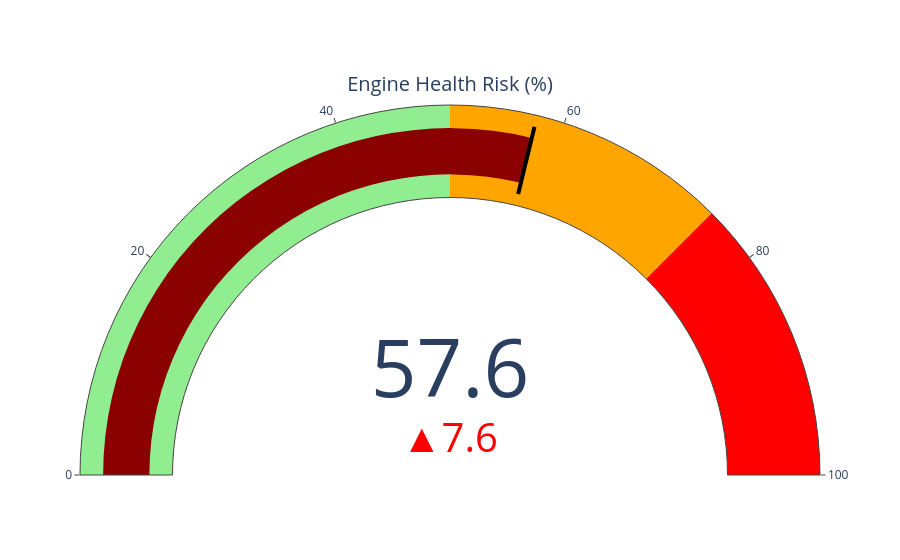

Write notebook code for a chart like this one.
### Code cell
import numpy as np
import pandas as pd
import tensorflow as tf
import seaborn as sns
import matplotlib.pyplot as plt
from collections import Counter

from tensorflow.keras.layers import Conv1D, LSTM, Dense, Dropout, Flatten, BatchNormalization, Input, Concatenate
from tensorflow.keras.models import Model
from tensorflow.keras.regularizers import l2
from tensorflow.keras.optimizers import Adam
from tensorflow.keras.callbacks import EarlyStopping
from sklearn.model_selection import train_test_split
from sklearn.preprocessing import StandardScaler
from sklearn.metrics import accuracy_score, classification_report, confusion_matrix, roc_curve, auc
from imblearn.over_sampling import SMOTE
from sklearn.ensemble import RandomForestClassifier

# Load the dataset
file_path ='/Users/saqlaintayab/Downloads/engine_data.csv'
df = pd.read_csv(file_path)

# Column-wise Analysis with Different Charts
sns.set(style="whitegrid")
plt.rcParams["figure.figsize"] = (10, 6)

def plot_column_analysis(df):
    for column in df.columns:
        plt.figure()
        if column == "Engine rpm":
            sns.lineplot(data=df[column], color='purple')
            plt.title(f'Line Plot of {column}')
        elif column == "Lub oil pressure":
            sns.boxplot(x=df[column], color='orange')
            plt.title(f'Box Plot of {column}')
        elif column == "Fuel pressure":
            sns.histplot(df[column], kde=True, color='skyblue', bins=30)
            plt.title(f'Histogram of {column}')
        elif column == "Coolant pressure":
            sns.violinplot(x=df[column], color='lightgreen')
            plt.title(f'Violin Plot of {column}')
        elif column == "lub oil temp":
            sns.stripplot(x=df[column], color='brown')
            plt.title(f'Strip Plot of {column}')
        elif column == "Coolant temp":
            sns.scatterplot(x=range(len(df[column])), y=df[column], color='red')
            plt.title(f'Scatter Plot of {column}')
        elif column == "Engine Condition":
            df[column].value_counts().plot.pie(autopct='%1.1f%%', startangle=90, colors=sns.color_palette('pastel'))
            plt.ylabel('')
            plt.title(f'Pie Chart of {column}')
        plt.tight_layout()
        plt.show()

plot_column_analysis(df)

# Define features and labels
X = df.drop(columns=["Engine rpm", "Engine Condition"]).values  # Drop non-sensor data
y = df["Engine Condition"].values  # Target variable

# Normalize the data
scaler = StandardScaler()
X_scaled = scaler.fit_transform(X)

# Handle class imbalance using SMOTE
print("Original class distribution:", Counter(y))
smote = SMOTE(random_state=42)
X_resampled, y_resampled = smote.fit_resample(X_scaled, y)
print("After SMOTE:", Counter(y_resampled))

# Split into train and test sets
X_train, X_test, y_train, y_test = train_test_split(
    X_resampled, y_resampled, test_size=0.2, random_state=42, stratify=y_resampled
)

# Reshape data for input
X_train_reshaped = np.expand_dims(X_train, axis=-1)
X_test_reshaped = np.expand_dims(X_test, axis=-1)

# Define Model Architectures
def build_cnn(input_shape):
    inputs = Input(shape=input_shape)
    x = Conv1D(64, kernel_size=3, activation='relu')(inputs)
    x = BatchNormalization()(x)
    x = Conv1D(128, kernel_size=3, activation='relu')(x)
    x = BatchNormalization()(x)
    x = Flatten()(x)
    x = Dense(128, activation='relu', kernel_regularizer=l2(0.01))(x)
    x = Dropout(0.5)(x)
    return Model(inputs, x)

def build_lstm(input_shape):
    inputs = Input(shape=input_shape)
    x = LSTM(128, return_sequences=False)(inputs)
    x = BatchNormalization()(x)
    x = Dense(128, activation='relu', kernel_regularizer=l2(0.01))(x)
    x = Dropout(0.5)(x)
    return Model(inputs, x)

def build_transformer(input_shape):
    inputs = Input(shape=input_shape)
    x = Flatten()(inputs)
    x = Dense(128, activation='relu', kernel_regularizer=l2(0.01))(x)
    x = Dropout(0.5)(x)
    return Model(inputs, x)

# Build Model
input_shape = (X.shape[1], 1)
cnn_model = build_cnn(input_shape)
lstm_model = build_lstm(input_shape)
transformer_model = build_transformer(input_shape)

combined = Concatenate()([cnn_model.output, lstm_model.output, transformer_model.output])
x = Dense(128, activation='relu')(combined)
x = Dropout(0.5)(x)
outputs = Dense(1, activation='sigmoid')(x)

model = Model(inputs=[cnn_model.input, lstm_model.input, transformer_model.input], outputs=outputs)
model.compile(optimizer=Adam(learning_rate=0.0001), loss='binary_crossentropy', metrics=['accuracy'])

# Implement Early Stopping
early_stopping = EarlyStopping(monitor='val_loss', patience=10, restore_best_weights=True)

# Train the model
history = model.fit(
    [X_train_reshaped, X_train_reshaped, X_train_reshaped], y_train, epochs=30, batch_size=32,
    validation_data=([X_test_reshaped, X_test_reshaped, X_test_reshaped], y_test),
    callbacks=[early_stopping], verbose=1
)

# Make predictions
y_pred_prob = model.predict([X_test_reshaped, X_test_reshaped, X_test_reshaped])

# Use default threshold of 0.5
best_threshold = 0.5
y_pred = (y_pred_prob > best_threshold).astype(int)

# Evaluation
accuracy = accuracy_score(y_test, y_pred)
print(f"Model Accuracy: {accuracy}\n")
print("Classification Report:\n", classification_report(y_test, y_pred))
print("Confusion Matrix:\n", confusion_matrix(y_test, y_pred))

# Plot distribution of predicted probabilities
plt.hist(y_pred_prob, bins=50)
plt.xlabel("Predicted Probability")
plt.ylabel("Frequency")
plt.title("Distribution of Predicted Probabilities")
plt.show()

# User Input for Prediction
try:
    user_input = list(map(float, input(f"Enter {X.shape[1]} engine parameters separated by commas: ").split(',')))
    if len(user_input) != X.shape[1]:
        raise ValueError(f"Expected {X.shape[1]} values, but got {len(user_input)}")
    user_input = np.array([user_input])
    user_scaled = scaler.transform(user_input)
    user_reshaped = np.expand_dims(user_scaled, axis=-1)

    prediction_prob = model.predict([user_reshaped, user_reshaped, user_reshaped])[0][0]
    predicted_status = "Healthy" if prediction_prob <= best_threshold else "Unhealthy"
    print(f"Predicted Engine Health Status: {predicted_status} (Probability: {prediction_prob:.2f})")

    # Graph for User Prediction
    plt.figure(figsize=(6, 4))
    plt.bar(["Healthy", "Unhealthy"], [1 - prediction_prob, prediction_prob], color=['green', 'red'])
    plt.title("User Input Engine Health Prediction")
    plt.ylabel("Probability")
    plt.show()
except ValueError as e:
    print(f"Invalid input: {e}")


import plotly.graph_objects as go
def show_gauge(probability):
    fig = go.Figure(go.Indicator(
        mode="gauge+number+delta",
        value=probability * 100,
        domain={'x': [0, 1], 'y': [0, 1]},
        title={'text': "Engine Health Risk (%)"},
        delta={'reference': 50, 'increasing': {'color': "red"}},
        gauge={
            'axis': {'range': [0, 100]},
            'bar': {'color': "darkred" if probability > 0.5 else "green"},
            'steps': [
                {'range': [0, 50], 'color': 'lightgreen'},
                {'range': [50, 75], 'color': 'orange'},
                {'range': [75, 100], 'color': 'red'}
            ],
            'threshold': {
                'line': {'color': "black", 'width': 4},
                'thickness': 0.75,
                'value': probability * 100
            }
        }
    ))
    fig.show()

# User Input for Prediction
try:
    user_input = list(map(float, input(f"Enter {X.shape[1]} engine parameters separated by commas: ").split(',')))
    if len(user_input) != X.shape[1]:
        raise ValueError(f"Expected {X.shape[1]} values, but got {len(user_input)}")
    user_input = np.array([user_input])
    user_scaled = scaler.transform(user_input)
    user_reshaped = np.expand_dims(user_scaled, axis=-1)

    prediction_prob = model.predict([user_reshaped, user_reshaped, user_reshaped])[0][0]
    predicted_status = "Healthy" if prediction_prob <= best_threshold else "Unhealthy"
    print(f"Predicted Engine Health Status: {predicted_status} (Probability: {prediction_prob:.2f})")

    # 📊 Bar Chart
    plt.figure(figsize=(6, 4))
    plt.bar(["Healthy", "Unhealthy"], [1 - prediction_prob, prediction_prob], color=['green', 'red'])
    plt.title("User Input Engine Health Prediction")
    plt.ylabel("Probability")
    plt.show()

    # 🥧 Pie Chart
    plt.figure(figsize=(6, 6))
    plt.pie([1 - prediction_prob, prediction_prob], labels=["Healthy", "Unhealthy"],
            autopct='%1.1f%%', colors=["green", "red"], startangle=140)
    plt.title("Engine Health Probability Distribution")
    plt.show()

    # 🕹️ Speedometer Gauge
    show_gauge(prediction_prob)

except ValueError as e:
    print(f"Invalid input: {e}")

### Figure 1 — Plotly figure (JSON) as saved in the notebook; plotly's stock layout.template omitted (floating-point values rounded to 4 significant figures)
{"data": [{"delta": {"increasing": {"color": "red"}, "reference": 50}, "domain": {"x": [0, 1], "y": [0, 1]}, "gauge": {"axis": {"range": [0, 100]}, "bar": {"color": "darkred"}, "steps": [{"color": "lightgreen", "range": [0, 50]}, {"color": "orange", "range": [50, 75]}, {"color": "red", "range": [75, 100]}], "threshold": {"line": {"color": "black", "width": 4}, "thickness": 0.75, "value": 57.58}}, "mode": "gauge+number+delta", "title": {"text": "Engine Health Risk (%)"}, "type": "indicator", "value": 57.58}], "layout": {"autosize": true}}
